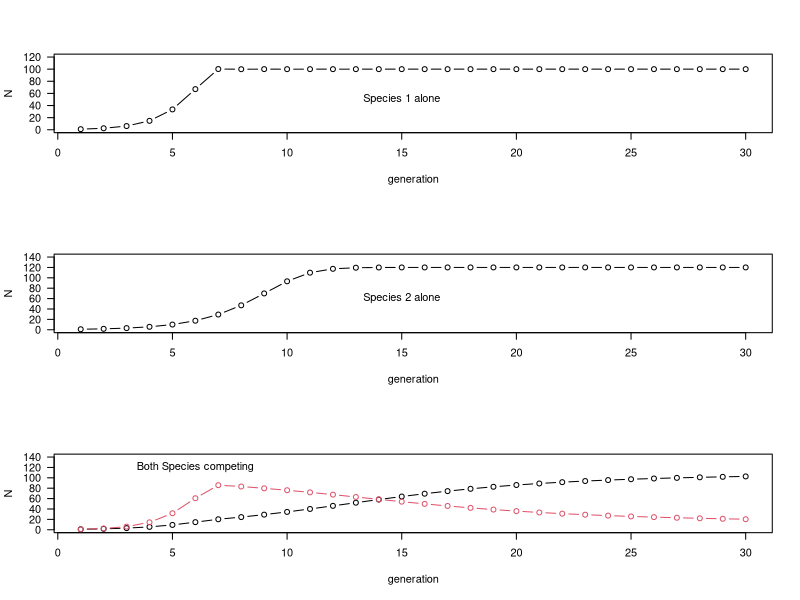

Here is the R script that generated this plot:
## ---- chunk 1
knitr::opts_chunk$set(echo = TRUE)
## ---- chunk 2
grow<-function(start_1,start_2,growth.rate1,growth.rate2){
  num_gen<-30
  N1 <- rep(1,num_gen)
  N2 <- rep(1,num_gen)
  generation<-rep(0,num_gen)
  grw.rt1<-growth.rate1
  grw.rt2<-growth.rate2
  K1<-100
  K2<-120
  a12<-0.8
  a21<-0.8
  N1[1]<-start_1
  N2[1]<-start_2
  generation<-1:num_gen
  
  for (i in 2:num_gen)  {
    N1[i] = N1[i-1] + (grw.rt1* N1[i-1] * ((K1-N1[i-1]-(a12*N2[i-1]))/K1))
    N2[i] = N2[i-1] + (grw.rt2* N2[i-1] * ((K2-N2[i-1]-(a21*N1[i-1]))/K2))
  } 
  
  if (N1[1]>0.5 && N2[1]<0.5){
    plot(N1~generation,typ="b",ylim=c(0,K1+20),ylab="N")}  
  
  if (N1[1]<0.5 && N2[1]>0.5){
    plot(N2~generation,typ="b",ylim=c(0,K2+20),ylab="N")}
  
  if (N1[1]>0.5 && N2[1]>0.5){
    plot(N2~generation,typ="b",ylim=c(0,max(c(K1+20,K2+20))),ylab="N")
    lines(N1~generation,typ="b",col=2)}
}
## ---- chunk 3
par(mfrow=c(3,1),las=1)

grow(1,0,1.5,0.8)
text(15,50,"Species 1 alone")

grow(0,1,1.5,0.8)
text(15,60,"Species 2 alone")

grow(1,1,1.5,0.8)
text(6,120,"Both Species competing")
